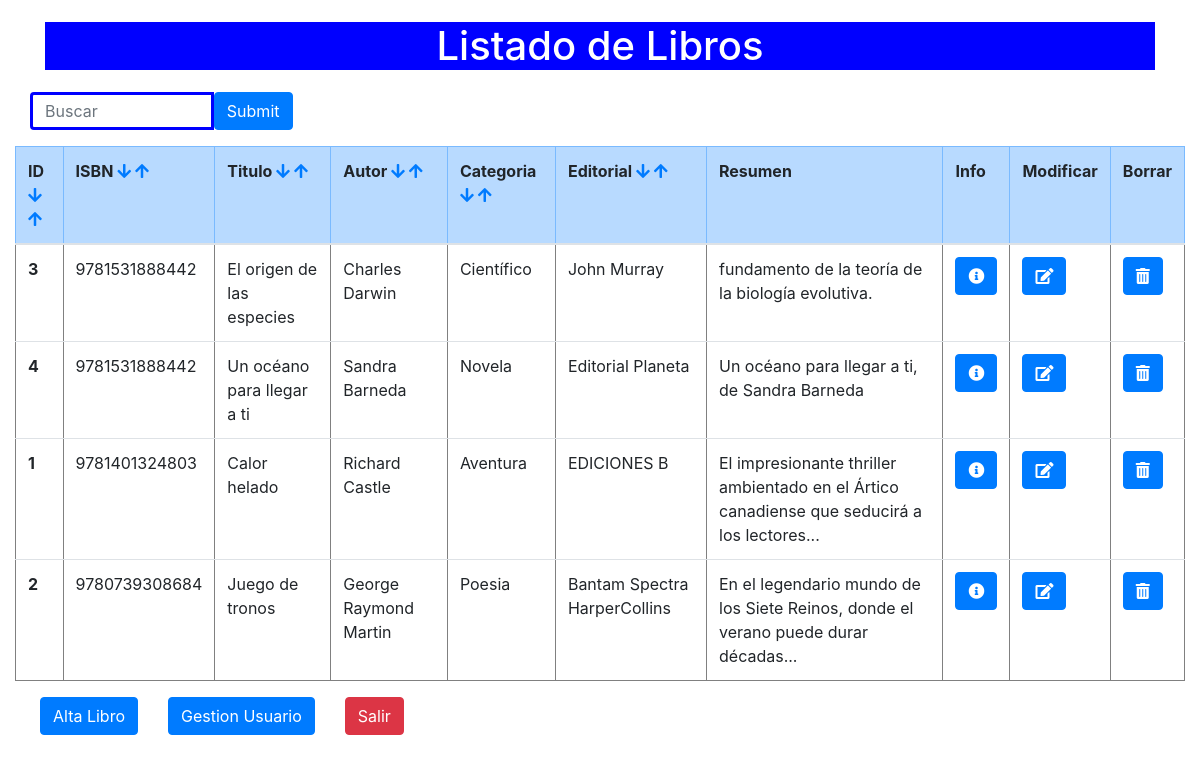
Page /listadoLibros.php?order=ISBN&esp=desc (signed in) on the committed database.
### tables this page shows
CREATE TABLE `libros` (
  `ID` int(10) NOT NULL,
  `ISBN` varchar(13) NOT NULL,
  `titulo` varchar(100) NOT NULL,
  `autor` varchar(100) NOT NULL,
  `categoria` varchar(2) DEFAULT NULL,
  `editorial` varchar(50) NOT NULL,
  `resumen` text
);

CREATE TABLE `categoria` (
  `idCat` varchar(2) NOT NULL,
  `descripcion` varchar(60) DEFAULT NULL
);

### listadoLibros.php (the view, shortened to what this page needs)
<!DOCTYPE html>
<html lang="en">
<head>
    <link rel="stylesheet" href="https://maxcdn.bootstrapcdn.com/bootstrap/4.5.2/css/bootstrap.min.css">
    <link rel="stylesheet" href="https://use.fontawesome.com/releases/v5.6.3/css/all.css">
    <link rel="stylesheet" href="estilos.css">
</head>
<body>
    <div class="container">
        <div class="titulo">
            <h1>Listado de Libros</h1>
        </div>
    </div>
    <div class="container-fluid">
        <form class="form-inline" action="listadoLibros.php">
            <div class="col-sm-3">
                <div class="input-group mb-3">
                    <input type="text" class="form-control" aria-label="Default" aria-describedby="inputGroup-sizing-default" id="buscar" style="border:solid blue" name="buscar" placeholder="Buscar">
                    <input type="submit" id="crearFila" type="button" class="btn btn-primary">
                </div>
            </div>
        </form>
        <table class="table" border="1">
            <tr class="table-primary">
                <th scope="col"> ID
                    <a href="listadoLibros.php?order=ID&esp=desc" role="button"><i class="fa fa-arrow-down" style="font-size: 16px;"></i></a>
                    <a href="listadoLibros.php?order=ID&esp=asc" role="button"><i class="fa fa-arrow-up" style="font-size: 16px;"></i></a>
                </th>
                <th scope="col"> ISBN
                    <a href="listadoLibros.php?order=ISBN&esp=desc" role="button"><i class="fa fa-arrow-down" style="font-size: 16px;"></i></a>
                    <a href="listadoLibros.php?order=ISBN&esp=asc" role="button"><i class="fa fa-arrow-up" style="font-size: 16px;"></i></a>
                </th>
                <th scope="col"> Titulo
                    <a href="listadoLibros.php?order=titulo&esp=desc" role="button"><i class="fa fa-arrow-down" style="font-size: 16px;"></i></a>
                    <a href="listadoLibros.php?order=titulo&esp=asc" role="button"><i class="fa fa-arrow-up" style="font-size: 16px;"></i></a>
                </th>
                <th scope="col"> Autor
                    <a href="listadoLibros.php?order=autor&esp=desc" role="button"><i class="fa fa-arrow-down" style="font-size: 16px;"></i></a>
                    <a href="listadoLibros.php?order=autor&esp=asc" role="button"><i class="fa fa-arrow-up" style="font-size: 16px;"></i></a>
                </th>
                <th scope="col"> Categoria
                    <a href="listadoLibros.php?order=ID&esp=desc" role="button"><i class="fa fa-arrow-down" style="font-size: 16px;"></i></a>
                    <a href="listadoLibros.php?order=ID&esp=asc" role="button"><i class="fa fa-arrow-up" style="font-size: 16px;"></i></a>
                </th>
                <th scope="col"> Editorial
                    <a href="listadoLibros.php?order=ID&esp=desc" role="button"><i class="fa fa-arrow-down" style="font-size: 16px;"></i></a>
                    <a href="listadoLibros.php?order=ID&esp=asc" role="button"><i class="fa fa-arrow-up" style="font-size: 16px;"></i></a>
                </th>
                <th scope="col"> Resumen </th>
                <th scope="col"> Info </th>
                <?php if(isset($_SESSION["tipo"]) && $_SESSION["tipo"]=="admin"){ ?>
                <th scope="col"> Modificar </th>
                <th scope="col"> Borrar </th>
                <?php } ?>
            </tr>
            <tbody>
                <?php
                require 'conexion.php';
                if (isset($_GET["order"]) && isset($_GET["esp"])) {
                    $sql = "SELECT ID, ISBN, titulo, autor, categoria, editorial, resumen FROM libros order by " . $_GET["order"] . " " . $_GET["esp"] . "";
                } elseif (isset($_GET["buscar"])) {
                    $sql = "SELECT ID, ISBN, titulo, autor, categoria, editorial, resumen FROM libros where titulo like '%" . $_GET["buscar"] . "%' OR autor like '%" . $_GET["buscar"] . "%'";
                } else {
                    $sql = "SELECT ID, ISBN, titulo, autor, categoria, editorial, resumen FROM libros ";
                }
                $result = $conn->query($sql);
                if ($result->num_rows > 0) {
                    while ($fila = $result->fetch_assoc()) {
                        echo "<tr>";
                        echo "<th scope='row'>" . $fila["ID"] . "</th>";
                        $idC = $fila["categoria"];
                        $stmt = $conn->prepare("SELECT descripcion FROM categoria where idCat=?");
                        $stmt->bind_param("s", $idC);
                        $stmt->execute();
                        $filaC = $stmt->get_result()->fetch_assoc();
                        if ($filaC) {
                            $descripcion = $filaC["descripcion"];
                        } else {
                            echo "error en la busqueda";
                            echo ("error descripcion: " . $conn->error);
                        }
                        echo "<td>" . $fila["ISBN"] . "</td>";
                        echo "<td>" . $fila["titulo"] . "</td>";
                        echo "<td>" . $fila["autor"] . "</td>";
                        echo "<td>" . $descripcion . "</td>";
                        echo "<td>" . $fila["editorial"] . "</td>";
                        echo "<td>" . $fila["resumen"] . "</td>";
                        echo "<td> <form action='infoLibro.php?id=" . $fila["ID"] . "'method='POST'>
                                <button type='submit' class='btn btn-primary'><i class='fas fa-info-circle'></i></button>
                                </form>
                            </td>";
                        if(isset($_SESSION["tipo"]) && $_SESSION["tipo"]=="admin"){
                        echo "<td> <form action='modificarLibro.php?id=" . $fila["ID"] . "'method='POST'>
                            <button type='submit' class='btn btn-primary'><i class='fas fa-edit'></i></button>
                            </form>
                        </td>";
                        echo "<td> <form action='borrarLibro.php?id=" . $fila["ID"] . "'method='POST'>
                                <button type='submit' class='btn btn-primary'><i class='fas fa-trash-alt'></i></button>
                                </form>
                            </td>";
                        }
                        echo "</tr>";
                    }
                } else {
                    echo "0 Libros";
                }
                ?>
            </tbody>
        </table>
        <div class="col-sm-6">
            <div class="form-row">
        <?php if(isset($_SESSION["tipo"]) && $_SESSION["tipo"]=="admin"){ ?>
        <form class="form-inline" action="FormularioAltalibro.php">
            <div class="col-sm-4">
                <div class="input-group mb-3">
                    <input type="submit" value="Alta Libro" id="enviar" type="button" class="btn btn-primary">
                </div>
            </div>
        </form>
        <form class="form-inline" action="listadoUsuario.php">
            <div class="col-sm-4">
                <div class="input-group mb-3">
                    <input type="submit" value="Gestion Usuario" id="enviar" type="button" class="btn btn-primary">
                </div>
            </div>
        </form>
        <?php } ?>
        <form class="form-inline" action="cerrarSesion.php">
            <div class="col-sm-4">
                <div class="input-group mb-3">
                    <input type="submit" value="Salir" id="enviar" type="button" class="btn btn-danger">
                </div>
            </div>
        </form>
        </div>
        </div>
    </div>
</body>
</html>

### estilos.css (style rules this page uses)
.titulo { text-align: center; background-color: blue; margin-top: 2%; margin-bottom: 2%; color: rgb(255, 255, 255); }

### rows in the picture
libros: ID "3", ISBN "9781531888442", titulo "El origen de las especies", autor "Charles Darwin", categoria.descripcion "Científico", editorial "John Murray", resumen "fundamento de la teoría de la biología evolutiva."
libros: ID "4", ISBN "9781531888442", titulo "Un océano para llegar a ti", autor "Sandra Barneda", categoria.descripcion "Novela", editorial "Editorial Planeta", resumen "Un océano para llegar a ti, de Sandra Barneda"
libros: ID "1", ISBN "9781401324803", titulo "Calor helado", autor "Richard Castle", categoria.descripcion "Aventura", editorial "EDICIONES B", resumen "El impresionante thriller ambientado en el Ártico canadiense que seducirá a los lectores..."
libros: ID "2", ISBN "9780739308684", titulo "Juego de tronos", autor "George Raymond Martin", categoria.descripcion "Poesia", editorial "Bantam Spectra HarperCollins", resumen "En el legendario mundo de los Siete Reinos, donde el verano puede durar décadas..."
